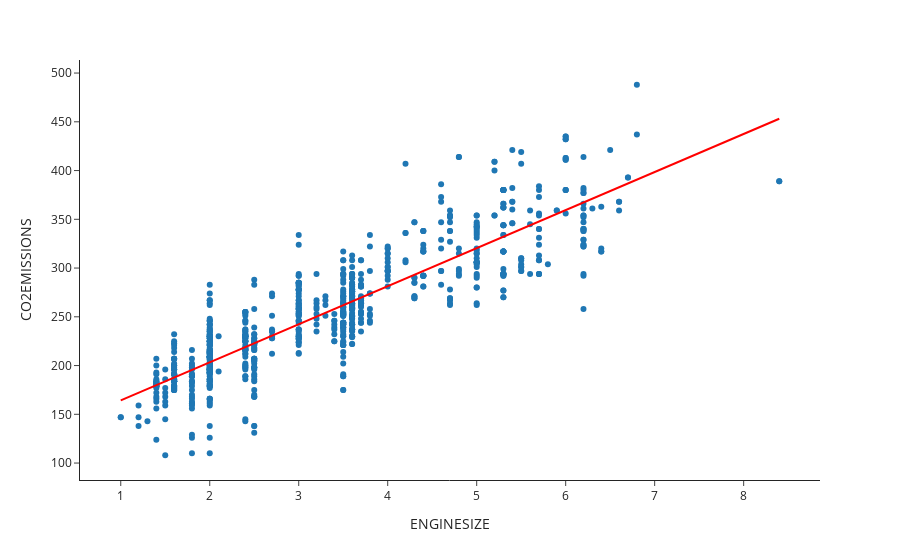

This figure's notebook cell:
### Code cell
fig = px.scatter(data_frame=train,
                 x="ENGINESIZE",
                 y="CO2EMISSIONS",
                 trendline="ols",
                 trendline_color_override="red")
fig

### Figure 1 — Plotly figure (JSON) as saved in the notebook; plotly's stock layout.template omitted (floating-point values rounded to 4 significant figures; data arrays with more than 128 entries replaced by an {"elided": "..."} marker saying what was removed)
{"data": [{"hovertemplate": "ENGINESIZE=%{x}<br>CO2EMISSIONS=%{y}<extra></extra>", "legendgroup": "", "marker": {"color": "#1F77B4", "symbol": "circle"}, "mode": "markers", "name": "", "orientation": "v", "showlegend": false, "type": "scatter", "x": {"elided": "853 float values"}, "xaxis": "x", "y": {"elided": "853 int values"}, "yaxis": "y"}, {"hovertemplate": "<b>OLS trendline</b><br>CO2EMISSIONS = 39.0338 * ENGINESIZE + 125.239<br>R<sup>2</sup>=0.764405<br><br>ENGINESIZE=%{x}<br>CO2EMISSIONS=%{y} <b>(trend)</b><extra></extra>", "legendgroup": "", "line": {"color": "red"}, "marker": {"color": "#1F77B4", "symbol": "circle"}, "mode": "lines", "name": "", "showlegend": false, "type": "scatter", "x": {"elided": "853 float values"}, "xaxis": "x", "y": {"elided": "853 float values"}, "yaxis": "y"}], "layout": {"legend": {"tracegroupgap": 0}, "margin": {"t": 60}, "xaxis": {"anchor": "y", "domain": [0, 1], "title": {"text": "ENGINESIZE"}}, "yaxis": {"anchor": "x", "domain": [0, 1], "title": {"text": "CO2EMISSIONS"}}}}
